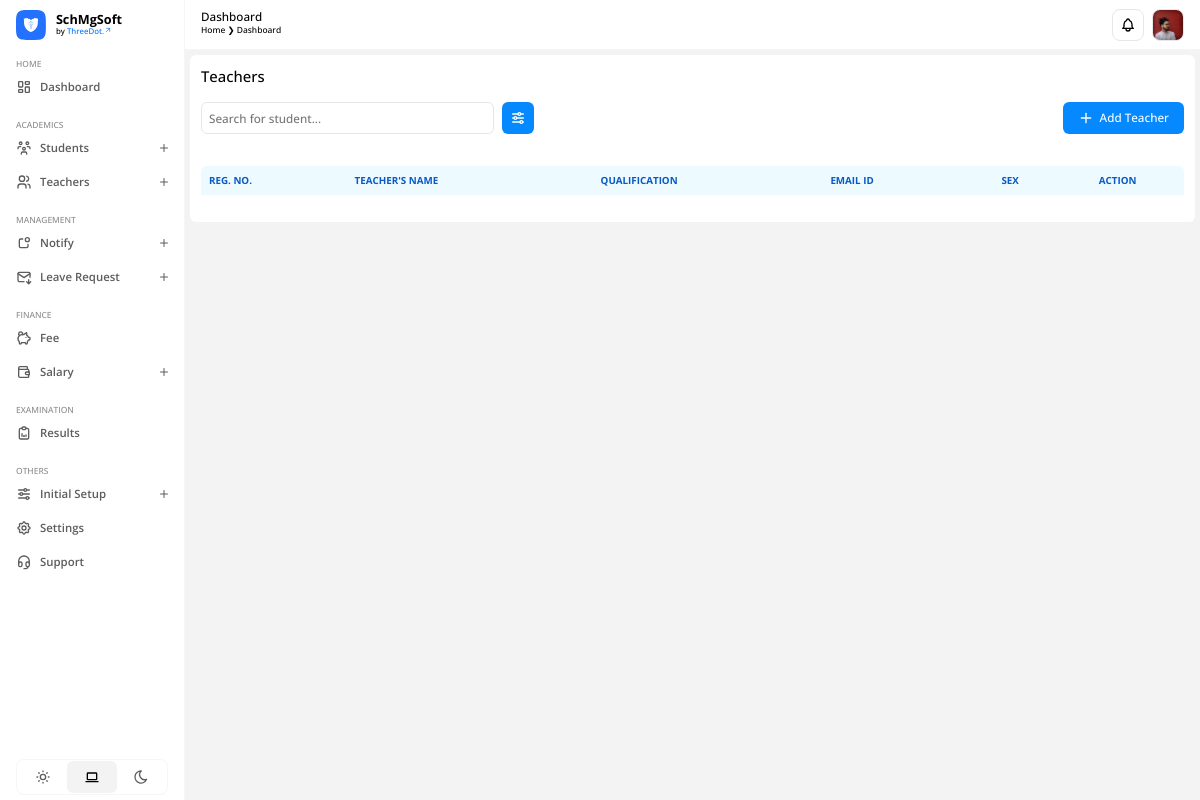
Page /academics/teachers/ (signed in) on the earlier database version.
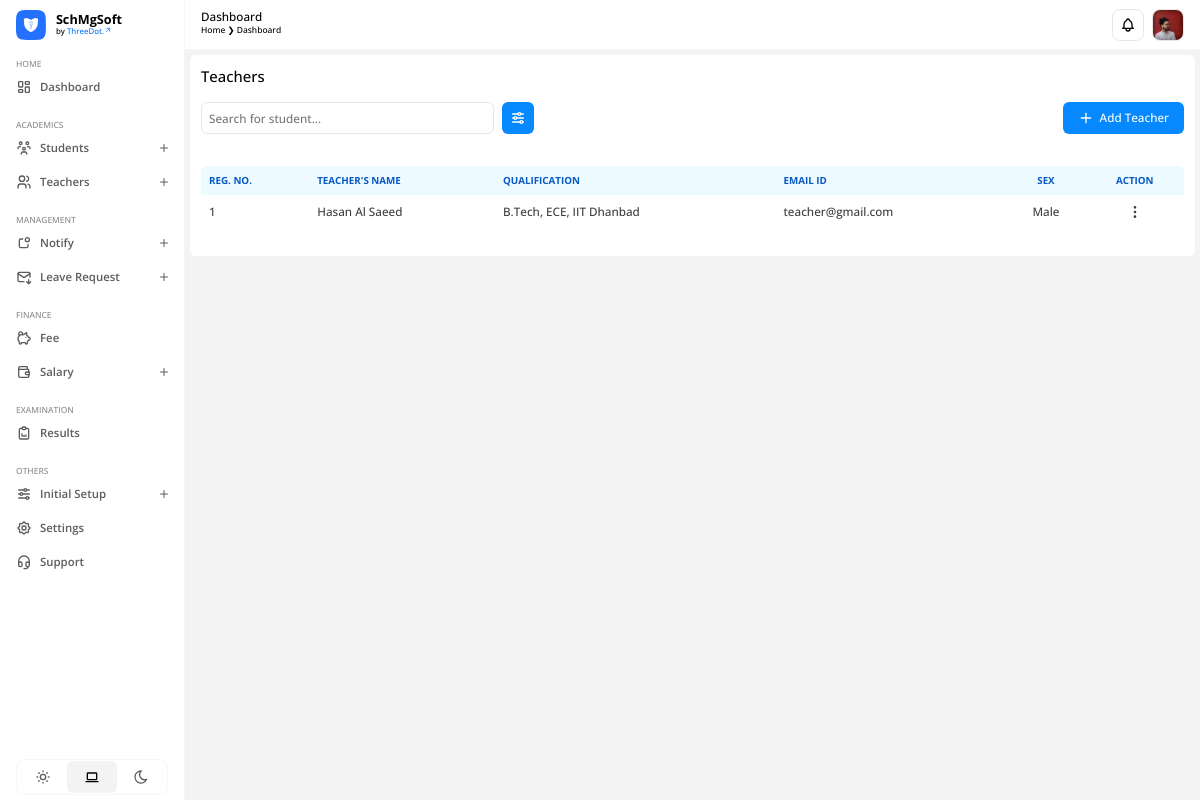
Same page on the later database version.
### apps/academics/models.py (models this page shows, shortened)
class Teacher(models.Model):
    admin = models.OneToOneField(CustomUser, on_delete=models.CASCADE)
    gender = models.CharField(max_length=20)
    dob = models.DateField()
    mobile_number = models.PositiveIntegerField()
    pan_number = models.CharField(max_length=10)
    aadhaar_number = models.PositiveBigIntegerField()
    vill_town = models.CharField(max_length=200)
    post_office = models.CharField(max_length=200)
    police_station = models.CharField(max_length=200)
    district = models.CharField(max_length=200)
    permanent_address = models.CharField(max_length=300)
    state = models.CharField(max_length=200)
    pin = models.PositiveIntegerField()
    tenth_percentage = models.DecimalField(max_digits=4, decimal_places=2)
    twelfth_percentage = models.DecimalField(max_digits=4, decimal_places=2)
    qualification = models.CharField(max_length=500)
    bank_name = models.CharField(max_length=350)
    account_number = models.PositiveIntegerField()
    branch_name = models.CharField(max_length=350)
    ifsc = models.CharField(max_length=100)
    teacher_photo = models.ImageField(upload_to='media/profile_pic')
    cv_resume = models.FileField(upload_to='media/teachers/cv')
    created_at = models.DateTimeField(auto_now_add=True)
    updated_at = models.DateTimeField(auto_now=True)

### apps/users/models.py (models this page shows)
class CustomUser(AbstractUser):
    USER = (
        (1, 'ADMIN'),
        (2, 'TEACHER'),
        (3, 'STUDENT')
    )
    user_type = models.CharField(choices=USER, max_length=20, default=1)
    profile_pic = models.ImageField(upload_to='profile_pic/', null=True, blank=True)
    city = models.CharField(max_length=200, blank=True)
    country = models.CharField(max_length=200, blank=True)

### apps/academics/views.py (the view, shortened to what this page needs)
# urls.py: path('teachers/', views.teachers, name='teachers'),
@login_required(login_url='/')
def teachers(request):
    teachers = Teacher.objects.all()
    teacher_count = Teacher.objects.count()
    context = {
        'teachers': teachers,
        'teacher_count': teacher_count
    }
    return render(request, 'teachers.html', context)

### apps/academics/templates/teachers.html (shortened to what this page needs)
{% extends "base.html" %} {% load static %} {% block htmlhead %}
<link
  rel="stylesheet"
  type="text/css"
  href="{% static 'css/academics/teachers.css' %}"
/>
{% endblock htmlhead %} {% block content %}
<div id="teachers">
  <h3>Teachers</h3>
  <div class="header">
    <div class="search-filter">
      <input
        type="text"
        name="search-input"
        id="search-input"
        placeholder="Search for student..."
      />
      <button>
      </button>
    </div>
    <span id="add-teacher-form-btn">
      <p>Add Teacher</p>
    </span>
  </div>
  <div id="table-container">
    <table id="teacher-table">
      <thead>
        <tr>
          <th>REG. NO.</th>
          <th>TEACHER'S NAME</th>
          <th>QUALIFICATION</th>
          <th>EMAIL ID</th>
          <th style="text-align: center">SEX</th>
          <th style="text-align: center">ACTION</th>
        </tr>
      </thead>
      <tbody>
        {% for i in teachers %}
        <tr>
          <td>{{ forloop.counter }}</td>
          <td>{{ i.admin.first_name }}&nbsp;{{ i.admin.last_name }}</td>
          <td>{{ i.qualification }}</td>
          <td>{{ i.admin.email }}</td>
          <td style="text-align: center">{{ i.gender }}</td>
          <td
            style="
              text-align: center;
              display: flex;
              align-items: center;
              justify-content: center;
            "
          >
            <button class="action-btn">
            </button>
          </td>
        </tr>
        {% endfor %}
      </tbody>
    </table>
  </div>
</div>
{% include "add-teacher-form.html" %}
{% endblock %}

Differences in the rows shown:
added Teacher: admin.first_name "Hasan", admin.last_name "Al Saeed", qualification "B.Tech, ECE, IIT Dhanbad", admin.email "teacher@gmail.com", gender "Male"
